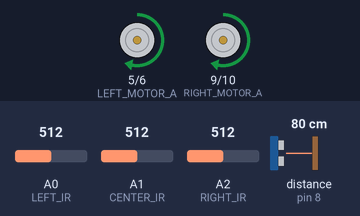
This sketch was run on a simulated Arduino Uno, built with avr-gcc and run on an emulated ATmega328P. On the bench: motor-driver pin pairs drawn as motors (green arrow = first pin HIGH = forward, orange = second pin HIGH = backward, longer = more drive). Inputs (shaded band) come from the test bench; at power-on: distance to the obstacle (sensor on pin 8) 80 cm, A0 (LEFT_IR) = 512, A1 (CENTER_IR) = 512, A2 (RIGHT_IR) = 512. The echo pulse lasts 58.3 µs per cm.

Above: at 3.2 s.
3.3 s: distance to the obstacle (sensor on pin 8) set to 16 cm
4.8 s: distance to the obstacle (sensor on pin 8) set to 13 cm
At 5.6 s:
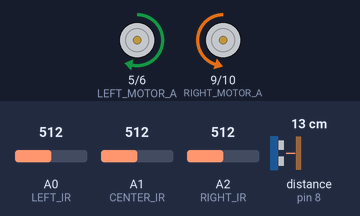
At 7.4 s:
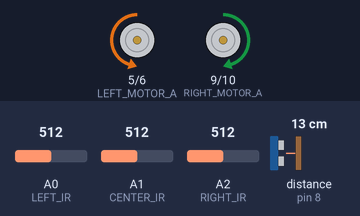
7.8 s: distance to the obstacle (sensor on pin 8) set to 18 cm
Timing chart, 0 to 11.1 s (numbered marks = the images above; inputs shaded):
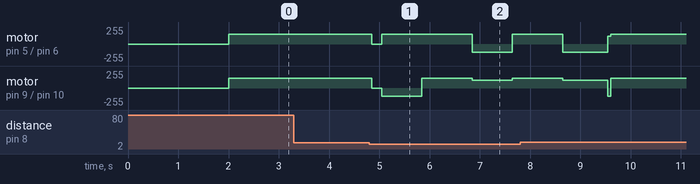

Measured:
- the behaviour switches between 15 and 14 cm on distance to the obstacle (sensor on pin 8) (found by bisection; images 0 and 1)
- after the input at 3.3 s, every drawn part: stays the same

The sketch:

line_following_robot.ino
```cpp
#include <NewPing.h>

// Motor pins
#define LEFT_MOTOR_A 5
#define LEFT_MOTOR_B 6
#define RIGHT_MOTOR_A 9
#define RIGHT_MOTOR_B 10

// IR sensor pins
#define LEFT_IR A0
#define CENTER_IR A1
#define RIGHT_IR A2

// Ultrasonic sensor pins
#define TRIGGER_PIN 7
#define ECHO_PIN 8
#define MAX_DISTANCE 200

// Constants
#define MOTOR_SPEED 150
#define TURN_SPEED 120
#define OBSTACLE_DISTANCE 15
#define LINE_THRESHOLD 500

NewPing sonar(TRIGGER_PIN, ECHO_PIN, MAX_DISTANCE);

enum RobotState {
  LINE_FOLLOWING,
  OBSTACLE_AVOIDING,
  SEARCHING_LINE
};

RobotState currentState = LINE_FOLLOWING;
unsigned long lastLineTime = 0;
unsigned long searchStartTime = 0;

void setup() {
  Serial.begin(9600);

  // Initialize motor pins
  pinMode(LEFT_MOTOR_A, OUTPUT);
  pinMode(LEFT_MOTOR_B, OUTPUT);
  pinMode(RIGHT_MOTOR_A, OUTPUT);
  pinMode(RIGHT_MOTOR_B, OUTPUT);

  // Initialize IR sensor pins
  pinMode(LEFT_IR, INPUT);
  pinMode(CENTER_IR, INPUT);
  pinMode(RIGHT_IR, INPUT);

  delay(2000); // Startup delay
}

void loop() {
  int distance = sonar.ping_cm();

  if (distance > 0 && distance < OBSTACLE_DISTANCE) {
    currentState = OBSTACLE_AVOIDING;
    avoidObstacle();
  } else {
    switch (currentState) {
      case LINE_FOLLOWING:
        if (!followLine()) {
          currentState = SEARCHING_LINE;
          searchStartTime = millis();
        }
        break;

      case SEARCHING_LINE:
        if (searchForLine()) {
          currentState = LINE_FOLLOWING;
        } else if (millis() - searchStartTime > 3000) {
          // If no line found after 3 seconds, continue searching
          searchStartTime = millis();
        }
        break;

      case OBSTACLE_AVOIDING:
        currentState = SEARCHING_LINE;
        searchStartTime = millis();
        break;
    }
  }

  delay(50);
}

bool followLine() {
  int leftSensor = analogRead(LEFT_IR);
  int centerSensor = analogRead(CENTER_IR);
  int rightSensor = analogRead(RIGHT_IR);

  bool leftOnLine = leftSensor > LINE_THRESHOLD;
  bool centerOnLine = centerSensor > LINE_THRESHOLD;
  bool rightOnLine = rightSensor > LINE_THRESHOLD;

  if (centerOnLine) {
    moveForward();
    lastLineTime = millis();
    return true;
  } else if (leftOnLine && !rightOnLine) {
    turnLeft();
    lastLineTime = millis();
    return true;
  } else if (rightOnLine && !leftOnLine) {
    turnRight();
    lastLineTime = millis();
    return true;
  } else if (leftOnLine && rightOnLine) {
    moveForward();
    lastLineTime = millis();
    return true;
  }

  return false; // No line detected
}

bool searchForLine() {
  static int searchDirection = 1; // 1 for right, -1 for left
  static unsigned long lastTurn = 0;

  if (millis() - lastTurn > 200) {
    if (searchDirection == 1) {
      turnRight();
    } else {
      turnLeft();
    }
    lastTurn = millis();

    // Change direction every 1 second
    if (millis() - searchStartTime > 1000) {
      searchDirection *= -1;
      searchStartTime = millis();
    }
  }

  // Check if line is found
  int centerSensor = analogRead(CENTER_IR);
  if (centerSensor > LINE_THRESHOLD) {
    return true;
  }

  return false;
}

void avoidObstacle() {
  stopMotors();
  delay(200);

  // Turn right to avoid obstacle
  turnRight();
  delay(800);

  // Move forward
  moveForward();
  delay(1000);

  // Turn left to get back on track
  turnLeft();
  delay(800);

  // Move forward
  moveForward();
  delay(1000);

  // Turn left again
  turnLeft();
  delay(800);
}

void moveForward() {
  analogWrite(LEFT_MOTOR_A, MOTOR_SPEED);
  analogWrite(LEFT_MOTOR_B, 0);
  analogWrite(RIGHT_MOTOR_A, MOTOR_SPEED);
  analogWrite(RIGHT_MOTOR_B, 0);
}

void turnLeft() {
  analogWrite(LEFT_MOTOR_A, 0);
  analogWrite(LEFT_MOTOR_B, TURN_SPEED);
  analogWrite(RIGHT_MOTOR_A, TURN_SPEED);
  analogWrite(RIGHT_MOTOR_B, 0);
}

void turnRight() {
  analogWrite(LEFT_MOTOR_A, TURN_SPEED);
  analogWrite(LEFT_MOTOR_B, 0);
  analogWrite(RIGHT_MOTOR_A, 0);
  analogWrite(RIGHT_MOTOR_B, TURN_SPEED);
}

void stopMotors() {
  analogWrite(LEFT_MOTOR_A, 0);
  analogWrite(LEFT_MOTOR_B, 0);
  analogWrite(RIGHT_MOTOR_A, 0);
  analogWrite(RIGHT_MOTOR_B, 0);
}
```
